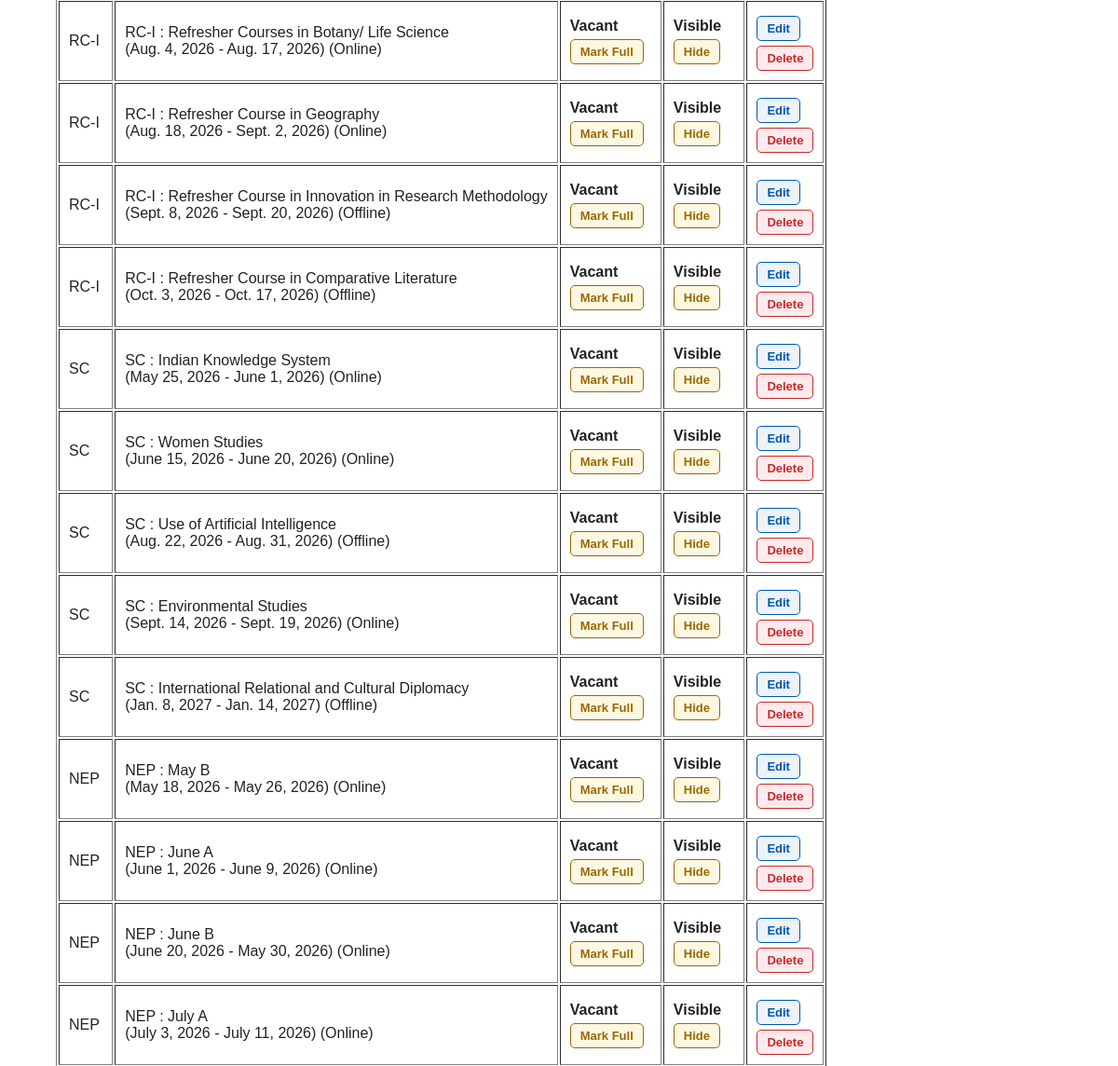
Page /manage-courses/ (signed in, middle part) on the earlier database version.
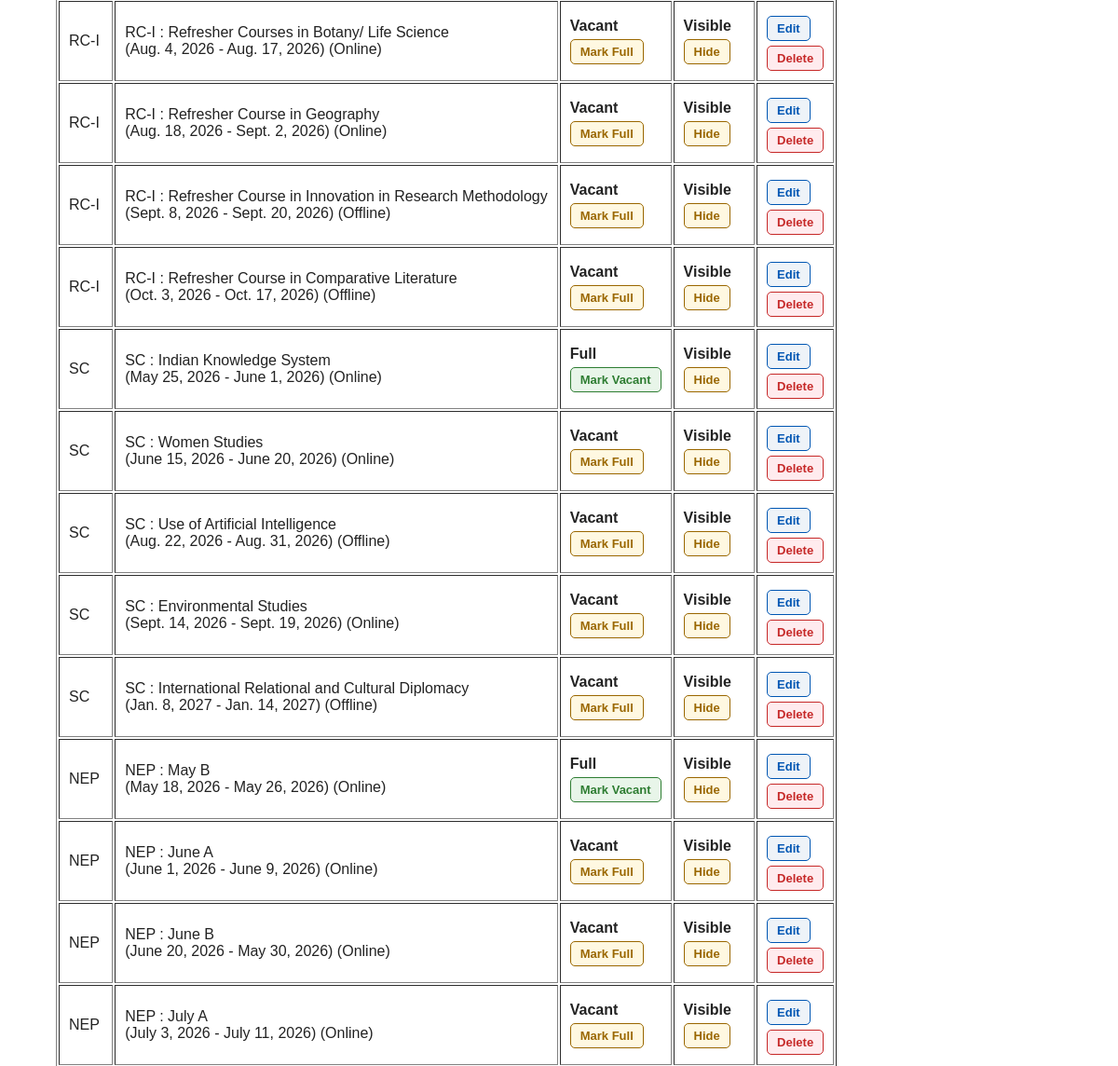
Same page on the later database version.
### core/models.py (models this page shows, shortened)
class Course(models.Model):
    title = models.CharField(max_length=200)
    course_type = models.CharField(max_length=100)
    course_code = models.CharField(max_length=20)
    mode = models.CharField(max_length=20)
    start_date = models.DateField()
    end_date = models.DateField()
    seat_status = models.CharField(
        max_length=20,
        default='Vacant'
    )
    is_visible = models.BooleanField(default=True)

### core/views.py (the view)
@login_required
def manage_courses(request):
    if not request.user.is_staff:
        return redirect('/dashboard/')
    courses = Course.objects.all()
    return render(request,
                  'admin_panel/manage_courses.html',
                  {'courses': courses})

### templates/admin_panel/manage_courses.html (shortened to what this page needs)
{% extends 'base.html' %}
{% block content %}
<table border="1" cellpadding="10">
    {% for course in courses %}
    <tr>
        <td>
            {{ course.course_code }}
        </td>
        <td>
            {{ course.course_code }} :
            {{ course.title }}
            <br>
            ({{ course.start_date }} -
            {{ course.end_date }})
            ({{ course.mode }})
        </td>
        <td>
            {% if course.seat_status == 'Vacant' %}
                <strong>
                    Vacant
                </strong>
                <br>
                <a href="/mark-course-full/{{ course.id }}/"
                class="table-action warning">
                    Mark Full
                </a>
            {% else %}
                <strong>
                    Full
                </strong>
                <br>
                <a href="/mark-course-vacant/{{ course.id }}/"
                class="table-action success">
                    Mark Vacant
                </a>
            {% endif %}
        </td>
        <td>
            {% if course.is_visible %}
                <strong>
                    Visible
                </strong>
                <br>
                <a href="/hide-course/{{ course.id }}/"
                class="table-action warning">
                    Hide
                </a>
            {% endif %}
        </td>
        <td>
            <a href="/edit-course/{{ course.id }}/"
            class="table-action neutral">
                Edit
            </a>
            <br>
            <a href="/delete-course/{{ course.id }}/"
            class="table-action danger">
                Delete
            </a>
        </td>
    </tr>
    {% endfor %}
</table>
{% endblock %}

Differences in the rows shown:
changed Course "Indian Knowledge System": seat_status "Vacant Mark Full" → "Full Mark Vacant"
changed Course "May B": seat_status "Vacant Mark Full" → "Full Mark Vacant"
